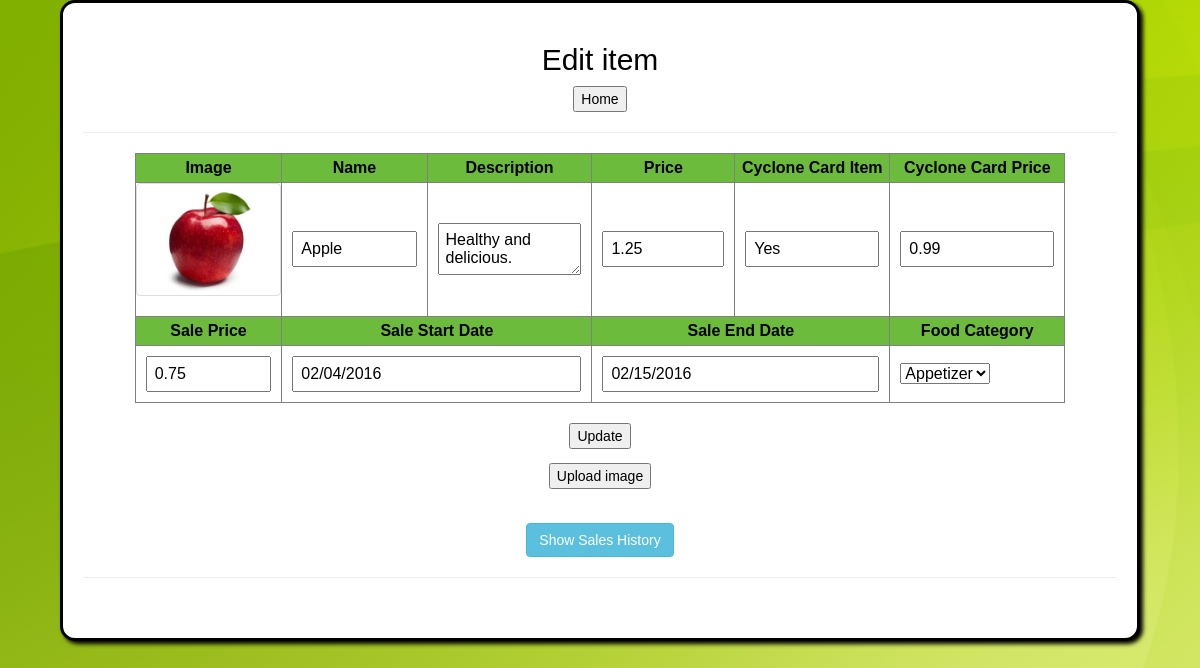
Page /edit_food.php?id=33 (signed in) on the committed database.
### tables this page shows
CREATE TABLE IF NOT EXISTS `food` (
  `food_id` int(8) NOT NULL AUTO_INCREMENT,
  `food_name` varchar(125) NOT NULL,
  `food_description` varchar(250) DEFAULT NULL,
  `regular_price` float NOT NULL,
  `sale_price` float DEFAULT NULL,
  `sale_start_date` date DEFAULT NULL,
  `sale_end_date` date DEFAULT NULL,
  `on_sale` int(1) NOT NULL,
  `category_id` int(8) NOT NULL,
  `pic` varchar(250) NOT NULL,
  `cyclone_card_item` tinyint(1) NOT NULL,
  `cyclone_card_price` float DEFAULT NULL,
  PRIMARY KEY (`food_id`)
);

CREATE TABLE IF NOT EXISTS `category` (
  `category_id` int(8) NOT NULL AUTO_INCREMENT,
  `category_description` varchar(250) NOT NULL,
  PRIMARY KEY (`category_id`)
);

### edit_food.php (the view, shortened to what this page needs)
<html>
	<head>
		<link rel="stylesheet" href="http://maxcdn.bootstrapcdn.com/bootstrap/3.3.6/css/bootstrap.min.css">
		<link rel="stylesheet" href="//code.jquery.com/ui/1.11.4/themes/smoothness/jquery-ui.css">
		<link rel="stylesheet" type="text/css" href="styles/style.css" />
	</head>
	<body>
		<div id="edit_container">
			<?php
				echo"<h2>Edit item</h2>";
				echo"<form action='food_inventory.php?page=1' method='POST'>
						<input type='submit' value='Home' />
					</form>
					<hr />
				";
				$id = NULL;
				if(isset($_GET['id'])){
					$id = $_GET['id'];
				}
				display_food($id);
				function display_food($id){
					$sql = "SELECT f.food_id, f.food_name, f.food_description, f.regular_price, f.sale_price, f.on_sale,
							f.sale_start_date, f.sale_end_date, f.category_id, pic, f.cyclone_card_item, f.cyclone_card_price, c.category_id, c.category_description
							FROM food f INNER JOIN category c ON c.category_id = f.category_id
							WHERE food_id = " . $id;
					$result = mysql_query($sql);
					echo "<form action='?action=submit&id=".$id."' method='post' id='edit_food_form'>
						<table border=1 class='full_input'>
						<th>Image</th>
						<th>Name</th>
						<th>Description</th>
						<th>Price</th>
						<th>Cyclone Card Item</th>
						<th>Cyclone Card Price</th>
					";
					while($row = mysql_fetch_array($result)){
						$im = null;
						$image = $row['pic'];
						if (ISSET($image) && $image != ''){
							$file ="Styles/pics/" . $image;
							$size = getimagesize($file);
							if ($size["mime"] == "image/jpeg"){
								$im = imagecreatefromjpeg($file);
							}else if ($size["mime"] =="image/gif"){
								$im = imagecreatefromgif($file);
							}else if ($size["mime"] =="image/png"){
								$im = imagecreatefrompng($file);
							}
							$w = imagesx($im);
							$h = imagesy($im);
							$tw=$w;
							$th=$h;
							if($w > 90){
								$ratio = 90 / $w;
								$th = $h * $ratio;
								$tw = $w * $ratio;
							}elseif($h > 110){
								$ratio = 110 / $h;
								$th = $h * $ratio;
								$tw = $w * $ratio;
							}
						}
						echo "<tr>";
						if($image){
							echo '<td class="thumbnail"><img src ="Styles/pics/'.$image .'" height ="'.$th.'" width ="'.$tw  .'"></td>';
						}else{
							echo"<td>No Image Found.</td>";
						}
						echo"<td><input type='text' name='food_name' value='".$row['food_name']."'</td>";
						echo"<td><textarea name='food_description'>".$row['food_description']."</textarea></td>";
						echo"<td><input type='text' name='regular_price' value='".sprintf('%0.2f', $row['regular_price'])."'</td>";
						if($row['cyclone_card_item'] == "1"){
							echo"<td><input type='text' value='Yes' name='cyclone_card' id='cyclone_card_item' /></td>";
						}else{
							echo"<td><input type='text' value='No' name='cyclone_card' id='cyclone_card_item' /></td>";
						}
						if(isset($row['cyclone_card_price'])){
							echo"<td><input type='text' name='cyclone_card_price' value='".sprintf('%0.2f', $row['cyclone_card_price'])."'/></td>";
						}else{
							echo"<td><input type='text' name='cyclone_card_price' value='N/A' /></td>";
						}
						echo "</td></tr>
							<tr>
								<th>Sale Price</th>
								<th colspan=2>Sale Start Date</th>
								<th colspan=2>Sale End Date</th>
								<th>Food Category</th>
							</tr>
							<tr>";
								if($row['on_sale'] == 1){
									echo"<td><input type='text' name='sale_price' value='".sprintf('%.2f', $row['sale_price'])."'</td>";
									echo"<td colspan=2><input type='text' placeholder='Click to set date..' name='sale_start_date' id='sale_start_date' value='".format_date($row['sale_start_date'])."'</td>";
									echo"<td colspan=2><input type='text' placeholder='Click to set date..' name='sale_end_date' id='sale_end_date' value='".format_date($row['sale_end_date'])."'</td>";
								}
								echo"<td><select name='category_id'>
									<option selected='selected' value='".$row['category_id']."'>".$row['category_description']."</option>;
";
						echo    "</select></td>
							</tr>
						</table>";
						$sql = "SELECT sale_start_date, sale_end_date, sale_price
						FROM sales_history
						WHERE food_id = '".$id."'";
						$result = mysql_query($sql);
						$num_rows = mysql_num_rows($result);
						echo"
						<br />
						<input type='submit' value='Update' name='update' />
						</form>
						<form action='upload.php?id=".$id."' method='post'>
							<input type='submit' value='Upload image' />
						</form>";
						if($num_rows > 0){
							echo"<br />";
							echo'<button type="button" class="btn btn-info" data-toggle="collapse" data-target="#sales_history">Show Sales History</button>';
						echo"<hr /><br />";
						}
					}
				}
				function format_date($date){
					$formatted_date = date('m/d/Y', strtotime($date));
					if($date == "1970-01-01"){
						return "";
					}else{
						return $formatted_date;
					}
				}
			?>
		</div>
	</body>
</html>

### Styles/style.css (style rules this page uses)
#edit_container { background-color:#FFFFFF; margin-top:10px; margin: auto; width:90%; min-height:400px; padding: 20px; border:3px solid black; -moz-border-radius:15px; border-radius:15px; -moz-box-shadow: 3px 3px 4px #000; -webkit-box-shadow: 3px 3px 4px #000; box-shadow: 3px 3px 4px #000; position: relative; }
body { background-color:#FFFFFF; text-align:center; font-family: Arial; background-image:url('BG_1_app.jpg'); COLOR:#000; }
table { margin: auto; text-align: left; width: 90%; }
.full_input input { width: 100%; padding: 7px; margin: 0px; }
.full_input textarea { width: 100%; padding: 7px; margin: 0px; }
table th { background-color: #6CBB3C; padding: 5px; text-align: center; }
table td { padding: 10px; }
.thumbnail img { vertical-align: middle; }

### rows in the picture
food: pic (picture), food_name "Apple", food_description "Healthy and delicious.", regular_price "1.25", cyclone_card_price "0.99", sale_price "0.75", sale_start_date "02/04/2016", sale_end_date "02/15/2016", category_id "Appetizer"
